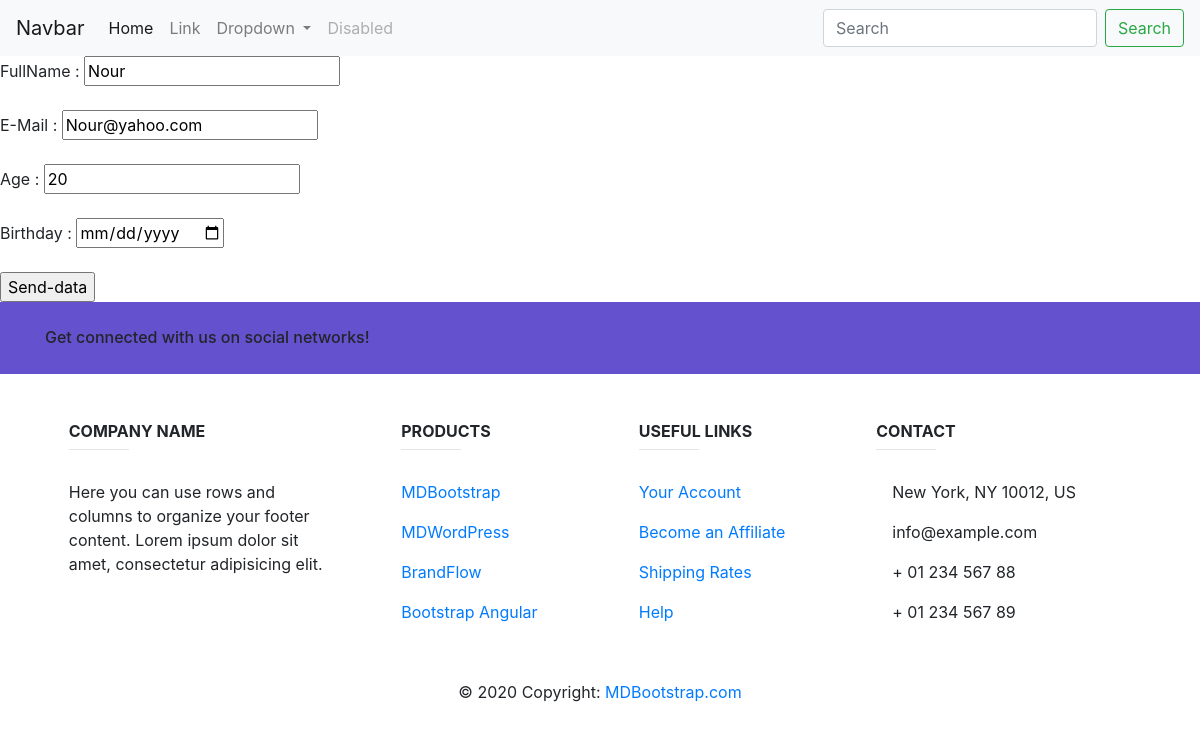
The page /c21/update_company/3/ on the database its author committed.
### c21/models.py (models this page shows)
class company(models.Model):
    fullname = models.CharField(max_length = 100)
    email    = models.EmailField()
    age      = models.IntegerField()
    birthday = models.DateField()

### c21/views.py (the view)
# urls.py: path('update_company/<int:id>/',update_company,name = 'update_company'),
def update_company(request,id):
     data = company.objects.all()
     return render(request,'form_update.html',{'id':id,'d':data[id-1]})

### c21/templates/form_update.html (shortened to what this page needs)
<!DOCTYPE html>
<html lang="en">
<head>
    <link rel="stylesheet" href="https://stackpath.bootstrapcdn.com/bootstrap/4.5.0/css/bootstrap.min.css">
</head>
<body>
<nav class="navbar navbar-expand-lg navbar-light bg-light">
  <a class="navbar-brand" href="#">Navbar</a>
  <div class="collapse navbar-collapse" id="navbarSupportedContent">
    <ul class="navbar-nav mr-auto">
      <li class="nav-item active">
        <a class="nav-link" href="#">Home <span class="sr-only">(current)</span></a>
      </li>
      <li class="nav-item">
        <a class="nav-link" href="#">Link</a>
      </li>
      <li class="nav-item dropdown">
        <a class="nav-link dropdown-toggle" href="#" id="navbarDropdown" role="button" data-toggle="dropdown" aria-haspopup="true" aria-expanded="false">
          Dropdown
        </a>
      </li>
      <li class="nav-item">
        <a class="nav-link disabled" href="#" tabindex="-1" aria-disabled="true">Disabled</a>
      </li>
    </ul>
    <form class="form-inline my-2 my-lg-0">
      <input class="form-control mr-sm-2" type="search" placeholder="Search" aria-label="Search">
      <button class="btn btn-outline-success my-2 my-sm-0" type="submit">Search</button>
    </form>
  </div>
</nav>
<form method="post" action="{% url 'backend2' id %}">
    FullName : <input type="text" name="fullname" value="{{d.fullname}}"><br><br>
    E-Mail   : <input type="email" name="email" value="{{d.email}}"><br><br>
    Age      : <input type="number" name="age" value="{{d.age}}"><br><br>
    Birthday : <input type="date" name="birthday" value="{{d.birthday}}"><br><br>
    <input type="submit" value="Send-data"><br>
</form>
<footer class="page-footer font-small unique-color-dark">
  <div style="background-color: #6351ce;">
    <div class="container">
      <div class="row py-4 d-flex align-items-center">
        <div class="col-md-6 col-lg-5 text-center text-md-left mb-4 mb-md-0">
          <h6 class="mb-0">Get connected with us on social networks!</h6>
        </div>
        <div class="col-md-6 col-lg-7 text-center text-md-right">
          <a class="fb-ic">
          </a>
          <a class="tw-ic">
          </a>
          <a class="gplus-ic">
          </a>
          <a class="li-ic">
          </a>
        </div>
      </div>
    </div>
  </div>
  <div class="container text-center text-md-left mt-5">
    <div class="row mt-3">
      <div class="col-md-3 col-lg-4 col-xl-3 mx-auto mb-4">
        <h6 class="text-uppercase font-weight-bold">Company name</h6>
        <hr class="deep-purple accent-2 mb-4 mt-0 d-inline-block mx-auto" style="width: 60px;">
        <p>Here you can use rows and columns to organize your footer content. Lorem ipsum dolor sit amet,
          consectetur
          adipisicing elit.</p>
      </div>
      <div class="col-md-2 col-lg-2 col-xl-2 mx-auto mb-4">
        <h6 class="text-uppercase font-weight-bold">Products</h6>
        <hr class="deep-purple accent-2 mb-4 mt-0 d-inline-block mx-auto" style="width: 60px;">
        <p>
          <a href="#!">MDBootstrap</a>
        </p>
        <p>
          <a href="#!">MDWordPress</a>
        </p>
        <p>
          <a href="#!">BrandFlow</a>
        </p>
        <p>
          <a href="#!">Bootstrap Angular</a>
        </p>
      </div>
      <div class="col-md-3 col-lg-2 col-xl-2 mx-auto mb-4">
        <h6 class="text-uppercase font-weight-bold">Useful links</h6>
        <hr class="deep-purple accent-2 mb-4 mt-0 d-inline-block mx-auto" style="width: 60px;">
        <p>
          <a href="#!">Your Account</a>
        </p>
        <p>
          <a href="#!">Become an Affiliate</a>
        </p>
        <p>
          <a href="#!">Shipping Rates</a>
        </p>
        <p>
          <a href="#!">Help</a>
        </p>
      </div>
      <div class="col-md-4 col-lg-3 col-xl-3 mx-auto mb-md-0 mb-4">
        <h6 class="text-uppercase font-weight-bold">Contact</h6>
        <hr class="deep-purple accent-2 mb-4 mt-0 d-inline-block mx-auto" style="width: 60px;">
        <p>
           New York, NY 10012, US</p>
        <p>
           info@example.com</p>
        <p>
           + 01 234 567 88</p>
        <p>
           + 01 234 567 89</p>
      </div>
    </div>
  </div>
  <div class="footer-copyright text-center py-3">© 2020 Copyright:
    <a href="https://mdbootstrap.com/"> MDBootstrap.com</a>
  </div>
</footer>
</body>
</html>

### rows shown on the page
company: fullname "Nour", email "Nour@yahoo.com", age "20"
